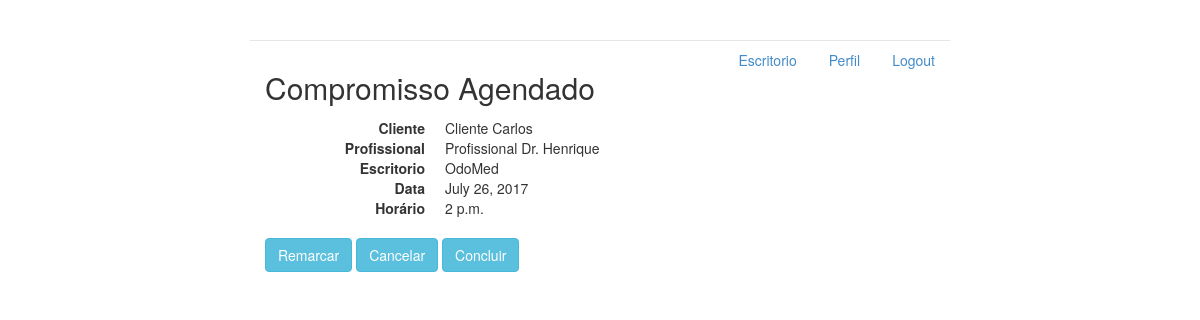
Page /compromisso/4 on the committed database.
### agenda/models.py (models this page shows, shortened)
class ItemAgenda(models.Model):
    profissional = models.ForeignKey(Profissional, on_delete=models.CASCADE, related_name='agenda_profissional')
    horario = models.TimeField()
    data = models.DateField()
    cliente = models.ForeignKey(Cliente, on_delete=models.CASCADE, related_name='agenda_cliente')
    escritorio = models.ForeignKey(Escritorio, on_delete=models.CASCADE, related_name='agenda_escritorio')
    SITUACAO = (
        ('A','Agendado'),
        ('R','Realizado'),
        ('C','Cancelado'),
    )
    situacao = models.CharField(max_length=1, choices=SITUACAO, default='A')
    def __init__(self, *args, **kwargs):
        super().__init__(*args, **kwargs)

class Cliente(models.Model):
    nome = models.CharField(max_length=120)
    telefone = models.CharField(max_length=10)
    cpf = models.IntegerField(11)
    def __init__(self, *args, **kwargs):
        super().__init__(*args, **kwargs)
    def __str__(self):
        return 'Cliente %s' % (self.nome)

class Profissional(models.Model):
    nome = models.CharField(max_length=120)
    telefone = models.CharField(max_length=10)
    profissao = models.CharField(max_length=120)
    disponivel = models.BooleanField()
    escritorio = models.ForeignKey(Escritorio, on_delete=models.CASCADE, related_name="profissionais")
    def __init__(self, *args, **kwargs):
        super().__init__(*args, **kwargs)
        self.disponivel = False
    def __str__(self):
        return 'Profissional %s' % (self.nome)

class Escritorio(models.Model):
    nome_escritorio = models.CharField(max_length=120)
    servico = models.CharField(max_length=120)
    def __init__(self, *args, **kwargs):
        super().__init__(*args, **kwargs)
    def __str__(self):
        return self.nome_escritorio

### agenda/views.py (the view)
# urls.py: url(r'^compromisso/(?P<compromisso_id>\d+)$', views.detalhesDoCompromisso, name='compromisso'),
def detalhesDoCompromisso(request, compromisso_id):
    compromisso = ItemAgenda.objects.get(id=compromisso_id)
    return render(request, 'compromisso.html', {'compromisso':compromisso, 'perfilLogado':perfilLogado()})

### agenda/views.py (called while the page is built)
def perfilLogado():
    return Profissional.objects.get(id=1)

### agenda/templates/compromisso.html (shortened to what this page needs)
{% extends 'base.html' %}
{% block body %}
<div class="row">
    <div class="col-lg-12">
        <h2 style='margin-top:0'>Compromisso {{ compromisso.get_situacao_display }}</h2>
        <dl class="dl-horizontal">
            <dt>Cliente</dt>
            <dd>{{ compromisso.cliente }}</dd>
            <dt>Profissional</dt>
            <dd>{{ compromisso.profissional }}</dd>
            <dt>Escritorio</dt>
            <dd>{{ compromisso.escritorio }}</dd>
            <dt>Data</dt>
            <dd>{{ compromisso.data }}</dd>
            <dt>Horário</dt>
            <dd>{{ compromisso.horario }}</dd>
        </dl>
        {% if compromisso.situacao != 'R' %}
            <a data-toggle="modal" data-target="#remarcar" class="btn btn-info" role="button">Remarcar</a>
        {% endif %}
        {% if compromisso.situacao == 'A' %}
            <a href="{% url 'cancelarCompromisso' compromisso.id %}" class="btn btn-info" role="button">Cancelar</a>
            <a href="{% url 'concluirCompromisso' compromisso.id %}" class="btn btn-info" role="button">Concluir</a>
        {% endif %}
    </div>
</div>
{% endblock %}

### agenda/static/styles/main.css (style rules this page uses)
body { padding-top: 20px; padding-bottom: 20px; }

### rows in the picture
ItemAgenda: situacao "Agendado", cliente "Cliente Carlos", profissional "Profissional Dr. Henrique", escritorio "OdoMed", data "July 26, 2017", horario "2 p.m."
